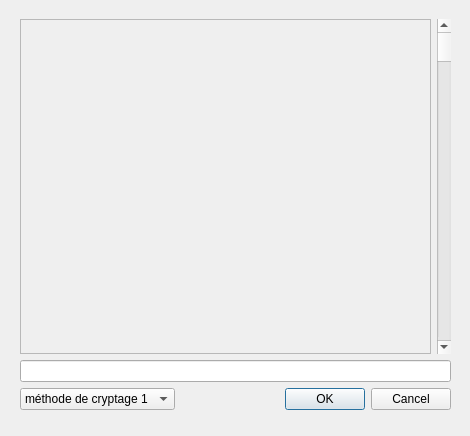
<?xml version="1.0" encoding="UTF-8"?>
<ui version="4.0">
 <class>Dialog</class>
 <widget class="QDialog" name="Dialog">
  <property name="geometry">
   <rect>
    <x>0</x>
    <y>0</y>
    <width>470</width>
    <height>436</height>
   </rect>
  </property>
  <property name="windowTitle">
   <string>Dialog</string>
  </property>
  <widget class="QWidget" name="">
   <property name="geometry">
    <rect>
     <x>20</x>
     <y>19</y>
     <width>431</width>
     <height>391</height>
    </rect>
   </property>
   <layout class="QVBoxLayout" name="verticalLayout">
    <item>
     <layout class="QHBoxLayout" name="horizontalLayout_2">
      <item>
       <widget class="QScrollArea" name="scrollArea">
        <property name="mouseTracking">
         <bool>true</bool>
        </property>
        <property name="widgetResizable">
         <bool>true</bool>
        </property>
        <widget class="QWidget" name="scrollAreaWidgetContents">
         <property name="geometry">
          <rect>
           <x>0</x>
           <y>0</y>
           <width>398</width>
           <height>306</height>
          </rect>
         </property>
        </widget>
       </widget>
      </item>
      <item>
       <widget class="QScrollBar" name="verticalScrollBar">
        <property name="orientation">
         <enum>Qt::Vertical</enum>
        </property>
       </widget>
      </item>
     </layout>
    </item>
    <item>
     <widget class="QLineEdit" name="lineEdit"/>
    </item>
    <item>
     <layout class="QHBoxLayout" name="horizontalLayout">
      <item>
       <widget class="QComboBox" name="comboBox">
        <item>
         <property name="text">
          <string>méthode de cryptage 1</string>
         </property>
        </item>
        <item>
         <property name="text">
          <string>méthode de cryptage 2</string>
         </property>
        </item>
        <item>
         <property name="text">
          <string>méthode de cryptage 3</string>
         </property>
        </item>
        <item>
         <property name="text">
          <string>sans cryptage</string>
         </property>
        </item>
       </widget>
      </item>
      <item>
       <widget class="QDialogButtonBox" name="buttonBox">
        <property name="standardButtons">
         <set>QDialogButtonBox::Cancel|QDialogButtonBox::Ok</set>
        </property>
       </widget>
      </item>
     </layout>
    </item>
   </layout>
  </widget>
 </widget>
 <resources/>
 <connections/>
</ui>
